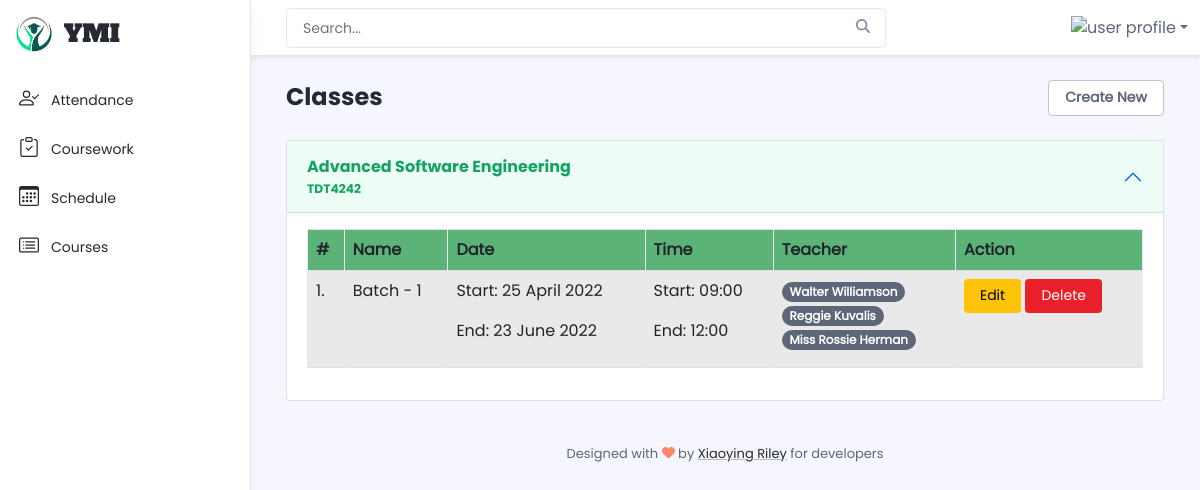
/class_list.php, run on the app's committed database.
### tables this page shows
CREATE TABLE `courses` (
  `id` int(11) NOT NULL,
  `codeno` varchar(255) NOT NULL,
  `title` varchar(255) NOT NULL,
  `description` text NOT NULL,
  `image` text NOT NULL,
  `video` text NOT NULL,
  `price` varchar(255) NOT NULL,
  `duration` varchar(255) NOT NULL,
  `subcategory_id` int(11) NOT NULL,
  `studylevel` varchar(255) NOT NULL,
  `totalclass` int(11) NOT NULL,
  `totalcoursework` int(11) NOT NULL,
  `totalstudent` int(11) NOT NULL,
  `created_by` int(11) NOT NULL,
  `created_at` timestamp NOT NULL DEFAULT CURRENT_TIMESTAMP ON UPDATE CURRENT_TIMESTAMP,
  `updated_at` timestamp NOT NULL DEFAULT '0000-00-00 00:00:00'
);

CREATE TABLE `batches` (
  `id` int(11) NOT NULL,
  `name` varchar(255) NOT NULL,
  `startdate` date NOT NULL,
  `enddate` date NOT NULL,
  `starttime` time NOT NULL,
  `endtime` time NOT NULL,
  `type` int(11) NOT NULL,
  `teamlink` text,
  `course_id` int(11) NOT NULL,
  `created_by` int(11) NOT NULL,
  `created_at` timestamp NOT NULL DEFAULT CURRENT_TIMESTAMP ON UPDATE CURRENT_TIMESTAMP,
  `updated_at` timestamp NOT NULL DEFAULT '0000-00-00 00:00:00'
);

CREATE TABLE `batch_staff` (
  `id` int(11) NOT NULL,
  `batch_id` int(11) NOT NULL,
  `staff_id` int(11) NOT NULL
);

CREATE TABLE `staff` (
  `id` int(11) NOT NULL,
  `name` varchar(255) NOT NULL,
  `profile` varchar(255) NOT NULL,
  `dob` date NOT NULL,
  `address` text NOT NULL,
  `email` varchar(255) NOT NULL,
  `password` varchar(255) NOT NULL,
  `created_at` timestamp NOT NULL DEFAULT CURRENT_TIMESTAMP ON UPDATE CURRENT_TIMESTAMP,
  `updated_at` timestamp NOT NULL DEFAULT '0000-00-00 00:00:00'
);

### class_list.php (the view, shortened to what this page needs)
<?php
	require 'backend_header.php';
	require 'connection.php';
	$sql = "SELECT courses.*, subcategories.name as sname
    		FROM courses
    		INNER JOIN subcategories ON courses.subcategory_id = subcategories.id
    		ORDER BY created_at DESC";
    $statement = $conn->prepare($sql);
    $statement->execute();
    $courses = $statement->fetchAll();
?>
	<div class="row g-3 mb-4 align-items-center justify-content-between">
	    <div class="col-auto">
	        <h1 class="app-page-title mb-0"> Classes </h1>
	    </div>
	    <div class="col-auto">
	    	<div class="card-header-action">
		        <a href="class_new.php" class="btn app-btn-secondary text-decoration-none"> Create New </a>
	        </div>
	    </div>
	</div>
	<div class="accordion" id="accordionExample">
    	<?php
    		foreach($courses as $key => $course){
			$courseid = $course['id'];
			$codeno = $course['codeno'];
			$title = $course['title'];
    	?>
	    <div class="accordion-item">
	        <h2 class="accordion-header" id="heading<?= $courseid ?>">
	            <button class="accordion-button <?php if($key != 0){ echo "collapsed"; } ?> " type="button" data-bs-toggle="collapse" data-bs-target="#collapse<?= $courseid ?>" aria-expanded="<?php if($key == 0){ echo "true";} else{ echo "false";} ?>" aria-controls="collapse<?= $courseid ?>">
	            	<div class="row">
			            <div class="col-auto">
		            		<div class="title mb-1 "> <?= $title; ?> </div>
		            		<div class="small">
				            	<small> <?= $codeno; ?> </small>
				            </div>
		        		</div>
		        	</div>
	            </button>
	        </h2>
	        <div id="collapse<?= $courseid ?>" class="accordion-collapse collapse <?php if($key == 0){ echo "show";}?>" aria-labelledby="heading<?= $courseid ?>" data-bs-parent="#accordionExample">
	            <div class="accordion-body">
	            	<?php
	            		$sql = "SELECT * FROM batches
					    		WHERE batches.course_id = :value1
					    		ORDER BY batches.startdate DESC";
					    $statement = $conn->prepare($sql);
    					$statement->bindParam(':value1', $courseid);
					    $statement->execute();
					    $batches = $statement->fetchAll();
					    if($batches){
	            	?>
	            	<div class="table-responsive">
		            	<table class="datatables table table-bordered table-striped">
		            		<thead class="bg-success">
					            <tr>
					                <th>#</th>
					                <th>Name</th>
					                <th>Date</th>
					                <th>Time</th>
					                <th>Teacher</th>
					                <th>Action</th>
					            </tr>
					        </thead>
					        <tbody>
					        	<?php $i=1; foreach($batches as $batch): ?>
					        	<tr>
					        		<td> <?= $i++; ?>. </td>
					        		<td> <?= $batch['name']; ?> </td>
					        		<td>
					        			<p> Start: <?= date('d F Y',strtotime($batch['startdate'])); ?> </p>
					        			<p> End: <?= date('d F Y',strtotime($batch['enddate'])); ?> </p>
					        		</td>
					        		<td>
					        			<p> Start: <?= date('H:i',strtotime($batch['starttime'])); ?> </p>
					        			<p> End: <?= date('H:i',strtotime($batch['endtime'])); ?> </p>
					        		</td>
					        		<td>
					        			<?php
						            		$sql = "SELECT * FROM staff
						            				INNER JOIN batch_staff ON batch_staff.staff_id = staff.id
										    		WHERE batch_staff.batch_id = :value1
										    		ORDER BY batch_staff.staff_id ASC";
										    $statement = $conn->prepare($sql);
					    					$statement->bindParam(':value1', $batch['id']);
										    $statement->execute();
										    $teachers = $statement->fetchAll();
										    if($teachers){
										    foreach($teachers as $teacher){
						            	?>
						            	<span class="badge rounded-pill bg-secondary"> <?= $teacher['name']; ?> </span> <br>
						            	<?php } } ?>
					        		</td>
					        		<td>
					        			<a href="class_edit.php?id=<?= $batch['id']; ?>" class="btn btn-warning fw-normal">
                                        	Edit
                                        </a>
                                        <form class="d-inline-block" onsubmit="return confirm('Are you sure want to delete?')" action="class_delete.php" method="POST">
                                            <button class="btn btn-danger fw-normal">
                                                Delete
                                            </button>
                                        </form>
					        		</td>
					        	</tr>
					        	<?php endforeach ?>
					        </tbody>
		            	</table>
		            </div>
		        	<?php } else{ ?>
		        		<p> There is no class added in this course. </p>
	                <?php } ?>
	            </div>
	        </div>
	    </div>
		<?php } ?>
	</div>
<?php
	require 'backend_footer.php';
?>

### data on the page
courses: title "Advanced Software Engineering", codeno "TDT4242"
batches: name "Batch - 1", startdate "25 April 2022", enddate "23 June 2022", starttime "09:00", endtime "12:00"
batch_staff: staff.name "Walter Williamson"
batch_staff: staff.name "Reggie Kuvalis"
batch_staff: staff.name "Miss Rossie Herman"
